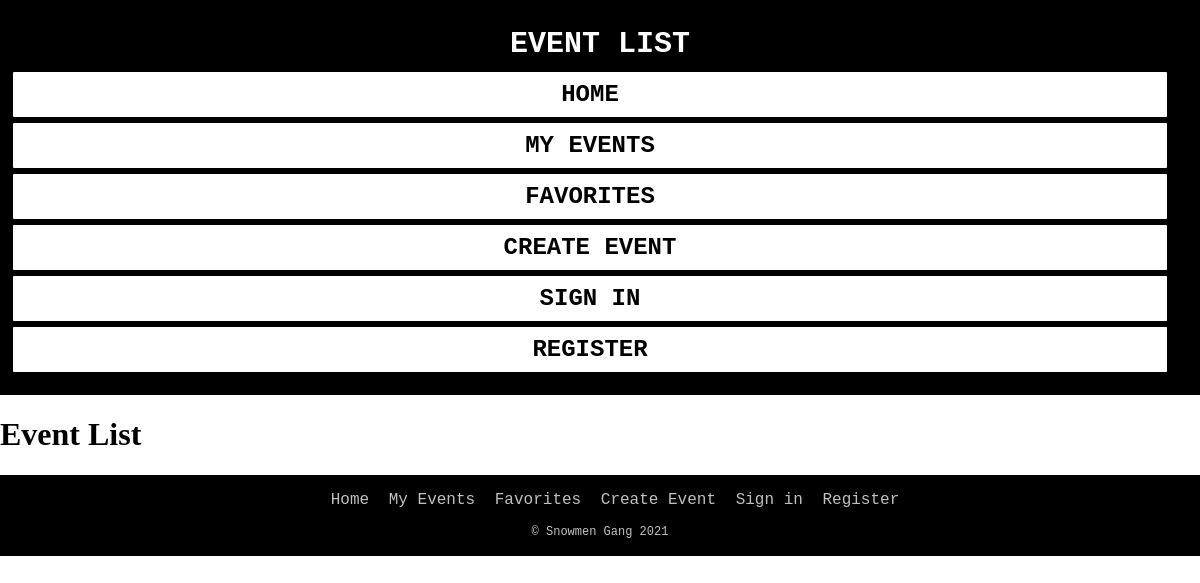
The page /events/list on the database as committed earlier.
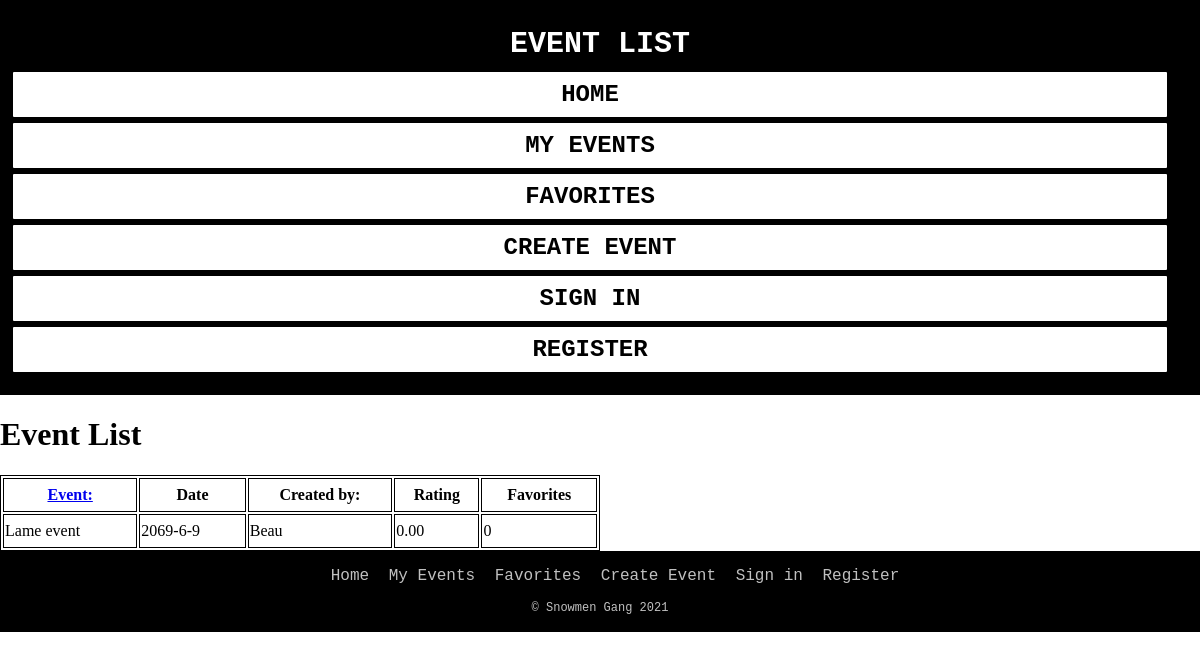
The same page on the database as committed later.
### models.py (models this page shows, shortened)
class Event(db.Model):
    event_id = db.Column("Event_ID", db.Integer, primary_key=True)
    date = db.Column("Date", db.String(10))
    name = db.Column("Name", db.String(75))
    rating = db.Column("Rating", db.DECIMAL(1,2))
    user = db.Column("User", db.String(50))
    reports = db.Column("Reports", db.Integer)
    desc = db.Column("Description", db.String(500))
    favorites = db.Column("Favorites", db.Integer)
    filename = db.Column("filename", db.String(150), nullable=False, server_default='default.png')
    user_id = db.Column(db.Integer(), db.ForeignKey("user.User_ID"), nullable=False)
    events_attending = db.relationship("RSVP", backref="event",cascade="all, delete-orphan", lazy=True)
    comments = db.relationship("Comments", backref="event", cascade="all, delete-orphan", lazy=True)
    reportedd = db.relationship("Reports", backref="event",cascade="all, delete-orphan", lazy=True)

### routes.py (the view)
@app.route('/events/list',methods=['GET'])
def listEvents():
    events = db.session.query(Event).all()
    return render_template('EventList.html',  events=events)

### Templates/EventList.html (shortened to what this page needs)
<!DOCTYPE html>
<html lang="en">
<head>
	<link rel="stylesheet" href="{{ url_for('static', filename='header_footer.css') }}">
	<link rel="stylesheet" href="{{ url_for('static', filename='EventInfo.css') }}">
</head>
<body>
	<div class="wrapper">
		<header>
			<a href="#" class="page-title">Event List</a>
			<div class="nav-right">
				<a href="{{url_for('index') }}">Home</a>
				<a href="{{url_for('my_events') }}">My Events</a>
				<a href="{{url_for('favorite_events') }}">Favorites</a>
				<a href="{{url_for('new_event') }}" >Create Event</a>
				{% if user%}
					<a href = "{{url_for('logout') }}">Logout</a>
				{%else%}
					<a href = "{{url_for('login') }}">Sign in</a>
					<a href = "{{url_for('register') }}">Register</a>
				{% endif%}
			</div>
		</header>
	<main>
		<h1>Event List</h1>
		{% for event in events %}
        <table>
            <tr>
				<th><a href="{{ url_for('get_event', e_id=event.event_id )}}">Event:</a></th>
                <th>Date</th>
                <th>Created by:</th>
                <th>Rating</th>
				<th>Favorites</th>
            </tr>
            <tr>
                <td>{{ event.name }}</td>
                <td>{{ event.date }}</td>
                <td>{{ event.user}}</td>
                <td>{{ event.rating}}</td>
				<td>{{ event.favorites}}</td>
            </tr>
        </table>
		{% endfor %}
	</main>
	<footer>
		<div class="botnav">
			<nav class="nav-ul">
				<ul>
					<li><a href="{{url_for('index') }}">Home</a></li>
					<li><a href="{{url_for('my_events') }}">My Events</a></li>
					<li><a href="{{url_for('favorite_events') }}">Favorites</a></li>
					<li><a href="{{url_for('new_event') }}" >Create Event</a></li>
					{% if user%}
						<li>
							<a href = "{{url_for('logout') }}">Logout</a>
						</li>
						{%else%}
						<li><a href = "{{url_for('login') }}">Sign in</a></li>
						<li><a href = "{{url_for('register') }}">Register</a></li>
						{% endif%}
				</ul>
			</nav>
			<p id="copyright">&copy; Snowmen Gang 2021</p>
		</div>
	</footer>
	</div>
</body>
</html>

### Static/header_footer.css (style rules this page uses)
body { margin: 0; }
header, footer { font-family: 'Courier New', monospace; background-color: black; color: black; font-size: 20px; overflow: hidden; }
header { overflow: hidden; padding: 20px 10px; }
header a { float: left; color: white; text-align: center; padding: 12px; text-decoration: none; font-size: 24px; line-height: 25px; border-radius: 4px; }
header a.page-title { font-size: 30px; font-weight: bold; margin-left: 200px; text-transform: uppercase; }
.nav-right { float: right; }
.nav-right a { color: black; background-color: white; padding: 10px 20px 10px 20px; font-weight: bold; margin-right: 20px; text-transform: uppercase; border: solid; }
@media screen and (max-width: 1420px) { header a.page-title { float: none; display: block; margin: 0 auto; } }
@media screen and (max-width: 1420px) { header a { float: none; display: block; text-align: center; } }
@media screen and (max-width: 1420px) { .nav-right { float: none; } }
nav li { display: inline-block; }
nav a { display: block; }
footer .nav-ul ul { font-size: 16px; text-align: center; top: 0; }
footer .nav-ul li a { text-decoration: none; padding-right: 10px; color: #C0C0C0; }
#copyright { text-align: center; color: #C0C0C0; font-size: 12px; padding-bottom: 5px; }

### Static/EventInfo.css (style rules this page uses)
table, th, td { border: 1px solid black; height: 30px; }
table { width: 50%; }

Rows that differ between the two databases and show on the page:
added Event: name "Lame event", date "2069-6-9", user "Beau", rating "0.00", favorites "0"
